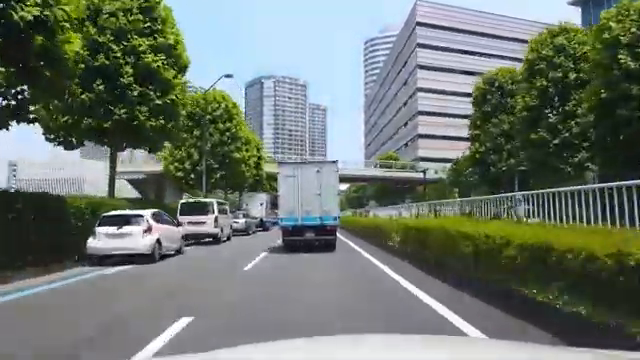
#> input picture frame 102 of road3.mp4, 640 x 360 px, given in place of road4.mp4, which was not available
$ python detector.py
#> lines starting #> are read from the running program, lines starting #| are printed output that depends on the picture; after the words box and inside, x2 and y2 are one past the last pixel; in counts of white or black regions, pixels touching at a corner belong together; pictures that were not available may be replaced by others from this repository, and a replacement may not be noted
#> further down, frame is the input picture: shape (360, 640, 3); mean B, G, R 112.2, 120.1, 110.8
from matplotlib import pyplot as plt
import cv2
import numpy as np


def region_of_interest(img, vertices):
    mask = np.zeros_like(img)
    # channel_count = img.shape[2]
    match_mask_color = 255
    cv2.fillPoly(mask, vertices, match_mask_color)
    masked_image = cv2.bitwise_and(img, mask)
    return masked_image

def draw_the_lines(img, lines):
    img = np.copy(img)
    blank_image = np.zeros((img.shape[0], img.shape[1], 3), dtype=np.uint8)

    for line in lines:
        for x1, y1, x2, y2 in line:
            cv2.line(blank_image, (x1,y1), (x2,y2), (0, 255, 0), thickness = 5)

    img = cv2.addWeighted(img, 0.8, blank_image, 1, 0.0)
    return img

# image = cv2.imread('road.png')
# image = cv2.cvtColor(image, cv2.COLOR_BGR2RGB)

def process(image):
    print(image.shape)
#| (360, 640, 3)
    height = image.shape[0]
#> height = 360
    width = image.shape[1]
#> width = 640

    region_of_interest_vertices = [
        (0, height),
        (width/2, height/2),
        (width, height)
    ]
#> region_of_interest_vertices = [(0, 360), (320, 180), (640, 360)]
    gray_image = cv2.cvtColor(image, cv2.COLOR_RGB2GRAY)
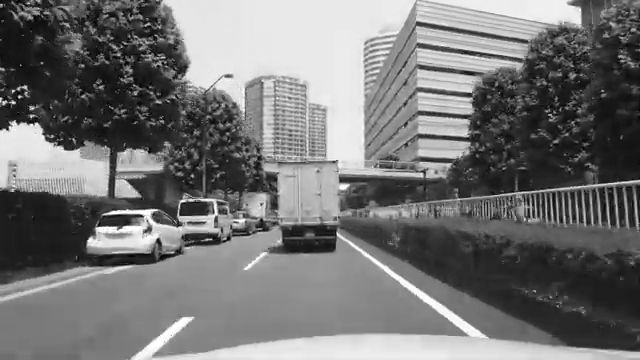
#> gray_image: shape (360, 640); min 0, max 255, mean 116.7
    canny_image = cv2.Canny(gray_image, 100, 120)
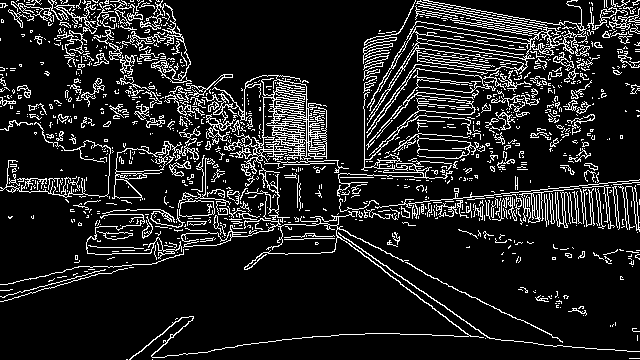
#> canny_image: shape (360, 640); 12.7% white in thin lines or dots
    cropped_image = region_of_interest(canny_image,
                                       np.array([region_of_interest_vertices], np.int32))
#> in region_of_interest, `cv2.fillPoly(mask, vertices, match_mask_color)`:
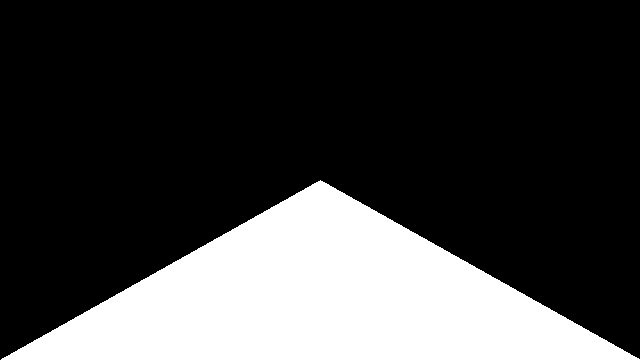
#> mask: shape (360, 640); 25.1% white; 1 white region, box (x1, y1, x2, y2) and area: (1, 180, 640, 360) 57740
#> in region_of_interest, `masked_image = cv2.bitwise_and(img, mask)`:
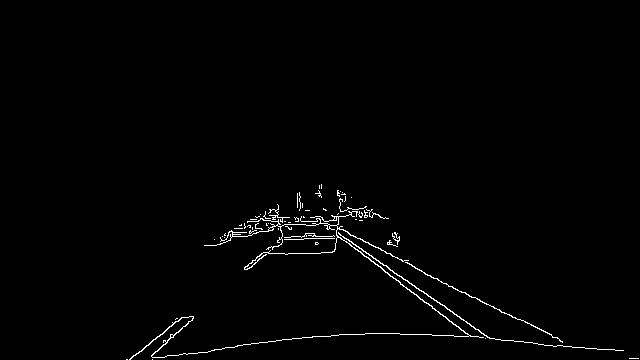
#> masked_image: shape (360, 640); 1.2% white in thin lines or dots, all inside (x1, y1, x2, y2) = (126, 184, 639, 360)

    lines = cv2.HoughLinesP(cropped_image,
                            rho = 2,
                            theta = np.pi/180,
                            threshold = 50,
                            lines = np.array([]),
                            minLineLength=40,
                            maxLineGap=100)
#> lines = 31 rows, first 6: [297, 203, 490, 338], [299, 209, 568, 346], [297, 201, 470, 336], [154, 357, 302, 337], [130, 359, 341, 194], [523, 320, 577, 347]


    image_with_lines = draw_the_lines(image, lines)
#> the loop in draw_the_lines, `for line in lines:` made 31 passes
#> line on passes 1 to 12: [[297, 203, 490, 338]], [[299, 209, 568, 346]], [[297, 201, 470, 336]], [[154, 357, 302, 337]], [[130, 359, 341, 194]], [[523, 320, 577, 347]], [[214, 239, 369, 212]], [[538, 344, 623, 350]], [[454, 336, 552, 336]], [[152, 357, 303, 216]], [[264, 215, 379, 215]], [[312, 336, 531, 325]]
#> after the loop in draw_the_lines, `for line in lines:`:
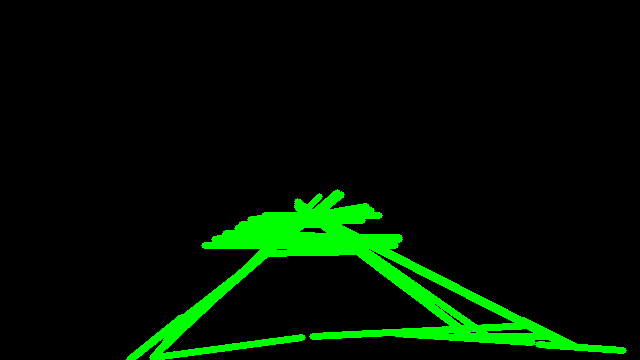
#> blank_image: shape (360, 640, 3); mean of channels 0, 1, 2 0, 18.9, 0; drawn as B, G, R
#> in draw_the_lines, `img = cv2.addWeighted(img, 0.8, blank_image, 1, 0.0)`:
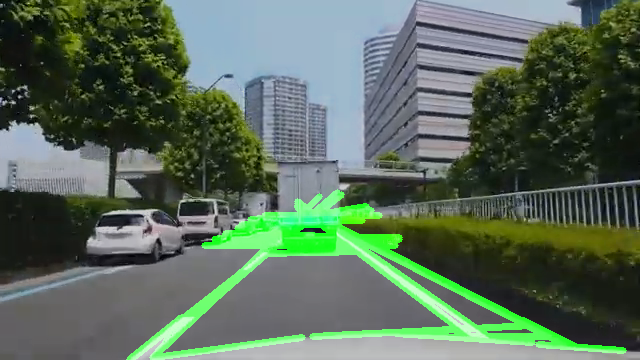
#> img: shape (360, 640, 3); mean B, G, R 89.8, 107.1, 88.6
    return image_with_lines

cap = cv2.VideoCapture('road4.mp4')
while(cap.isOpened()):
    ret, frame = cap.read()
    frame = process(frame)
    cv2.imshow("frame", frame)
    if cv2.waitKey(1) & 0xFF == ord('q'):
#> (key q is pressed here)
        break

cap.release()
cv2.destroyAllWindows()
# plt.imshow(image_with_lines)
# plt.show()

$ run again, starting later in the video
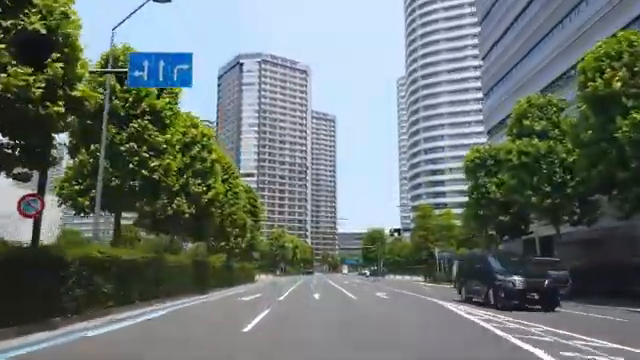
#> input picture frame 461 of road3.mp4, 640 x 360 px, given in place of road4.mp4, which was not available
#> frame is the input picture: shape (360, 640, 3); mean B, G, R 113.8, 117.5, 107.4
#| (360, 640, 3)
#> in process, `canny_image = cv2.Canny(gray_image, 100, 120)`:
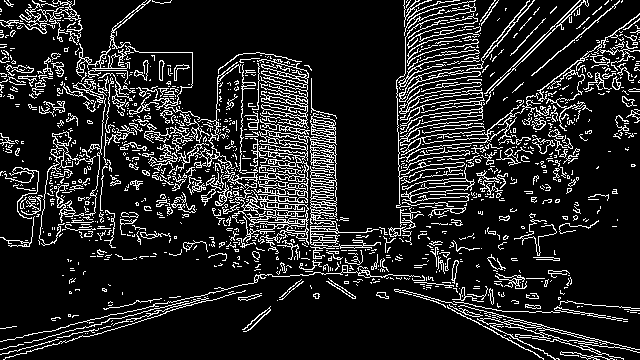
#> canny_image: shape (360, 640); 14% white in thin lines or dots
#> mask: shape (360, 640); 25.1% white; 1 white region, box (x1, y1, x2, y2) and area: (1, 180, 640, 360) 57740
#> masked_image: shape (360, 640); 2.9% white in thin lines or dots, all inside (x1, y1, x2, y2) = (3, 180, 624, 360)
#> lines = 69 rows, first 6: [267, 211, 616, 359], [58, 328, 387, 252], [234, 235, 614, 359], [254, 217, 559, 359], [4, 359, 411, 243], [24, 353, 408, 236]
#> the loop in draw_the_lines, `for line in lines:` made 69 passes
#> in draw_the_lines, `img = cv2.addWeighted(img, 0.8, blank_image, 1, 0.0)`:
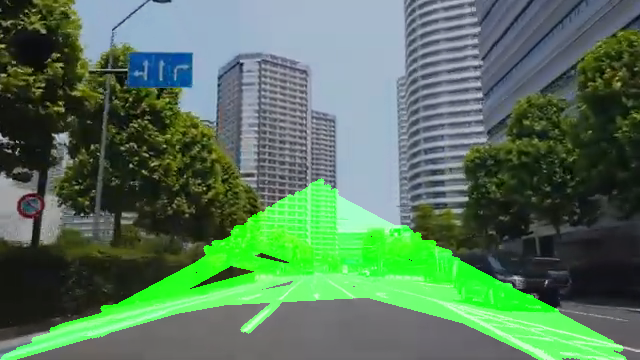
#> img: shape (360, 640, 3); mean B, G, R 91.1, 118.8, 85.9

$ run again, starting later in the video
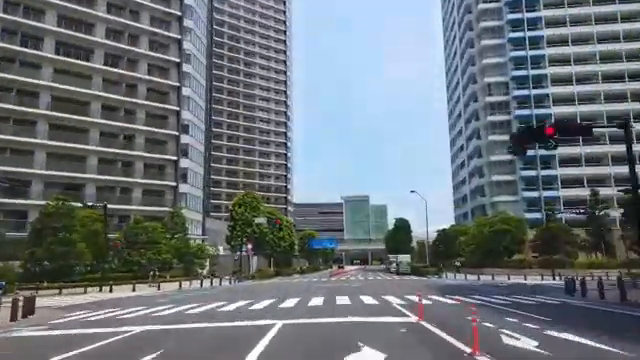
#> input picture frame 820 of road3.mp4, 640 x 360 px, given in place of road4.mp4, which was not available
#> frame is the input picture: shape (360, 640, 3); mean B, G, R 122.4, 116.3, 108.5
#| (360, 640, 3)
#> in process, `canny_image = cv2.Canny(gray_image, 100, 120)`:
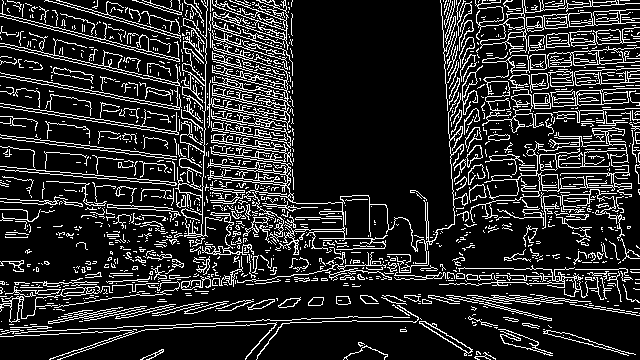
#> canny_image: shape (360, 640); 16.2% white in thin lines or dots
#> mask: shape (360, 640); 25.1% white; 1 white region, box (x1, y1, x2, y2) and area: (1, 180, 640, 360) 57740
#> masked_image: shape (360, 640); 3.4% white in thin lines or dots, all inside (x1, y1, x2, y2) = (45, 196, 630, 360)
#> lines = 84 rows, first 6: [77, 316, 507, 293], [192, 323, 522, 311], [156, 275, 490, 275], [168, 267, 464, 267], [161, 280, 333, 280], [106, 309, 526, 302]
#> the loop in draw_the_lines, `for line in lines:` made 84 passes
#> in draw_the_lines, `img = cv2.addWeighted(img, 0.8, blank_image, 1, 0.0)`:
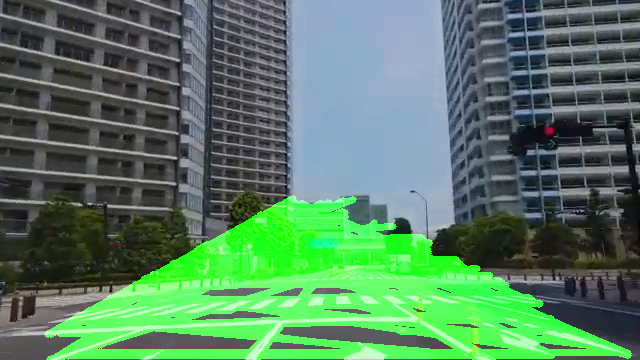
#> img: shape (360, 640, 3); mean B, G, R 98, 127.1, 86.8
